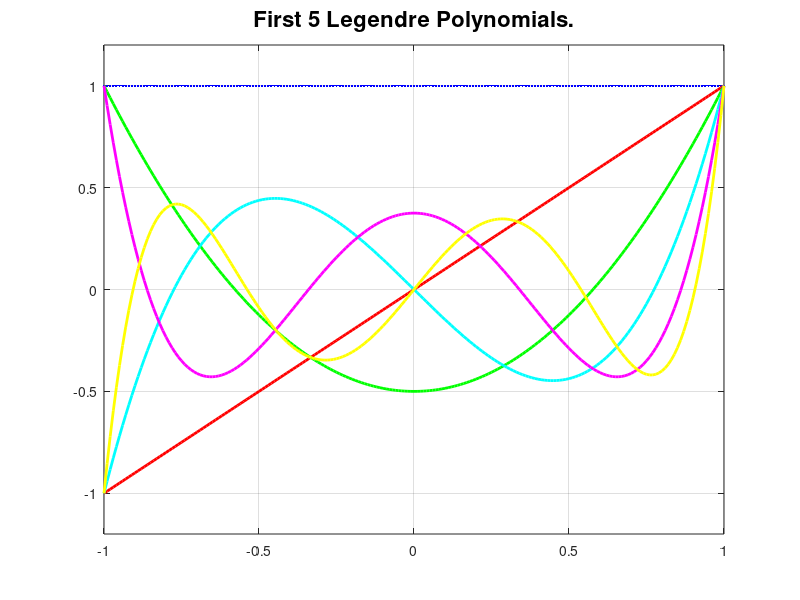

Recreate this plot in MATLAB.
% plot_LegendreP.m

% create an attractive plot of the Legendre Polynomials over the range
% [-1,1].

clear
clc
close all

P = 5; % < - P must be  0 > P <= 5 for this simple plot script

Pn = cell(P+1,1);
Pn{1} = @(x) 1;
Pn{2} = @(x) x;

for n = 2:P
    Pn{n+1} = @(x) (2*(n-1)+1)*x.*Pn{n}(x)./((n-1)+1) - (n-1)*Pn{n-1}(x)./((n-1)+1);
end

x = -1:.01:1;
colorspec = {'b','r','g','c','m','y'};

for n = 1:(P+1)
   
   plot(x,Pn{n}(x),colorspec{n},'linewidth',2);  
   axis([-1 1 -1.2 1.2])
   if n == 1
       hold on
   end
end

grid on
title(sprintf('First %i Legendre Polynomials.',P),...
    'fontsize',16,'fontweight','bold');
hold off